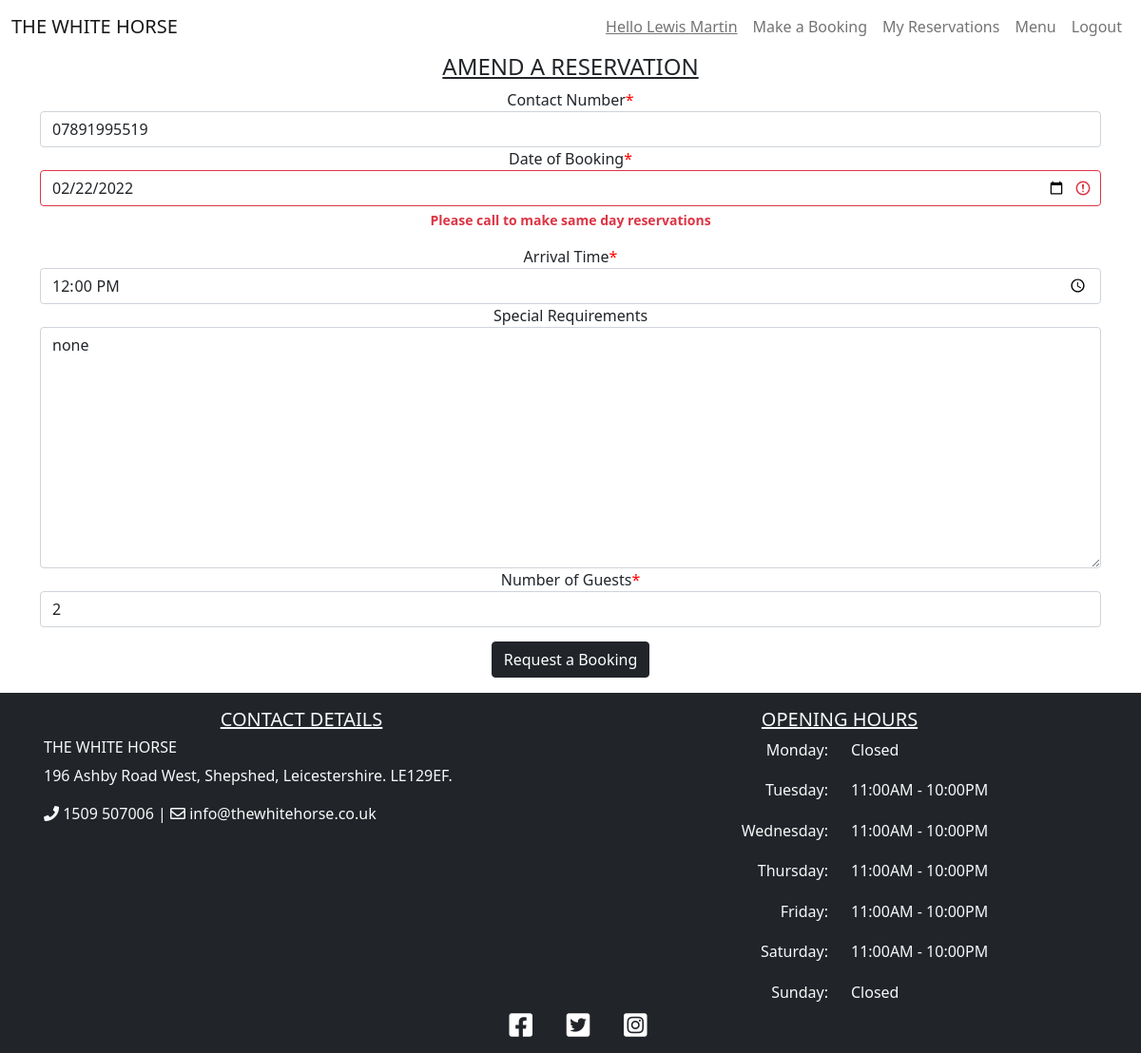
The page /amend/52 (signed in) on the database its author committed.
### booking/models.py (models this page shows, shortened)
class Booking(models.Model):
    user = models.ForeignKey(User, on_delete=models.CASCADE)
    lead = models.CharField(max_length=200, blank=False)
    email = models.CharField(max_length=200, blank=False)
    phoneNumberRegex = RegexValidator(regex=r'^\+?1?\d{9,15}$')
    mobile = models.CharField(
        validators=[phoneNumberRegex], max_length=16, blank=False
        )
    date = models.DateField(blank=False)
    time = models.TimeField(blank=False)
    notes = models.TextField(max_length=200)
    guests = models.PositiveIntegerField(blank=False)
    status = models.IntegerField(choices=STATUS, default=0)
    class Meta:
        ordering = ['-date']
        constraints = [
            models.UniqueConstraint(
                fields=['user', 'date', 'time'], name='unique_booking'
            ), ]

### booking/views.py (the view)
# urls.py: path('amend/<reservation_id>', views.amend_reservation, name='amend'),
def amend_reservation(request, reservation_id):
    if request.user.is_authenticated:
        reservation = get_object_or_404(Booking, id=reservation_id)
        current_user = request.user
        if current_user == reservation.user:
            context = {
                "mobile": reservation.mobile,
                "date": reservation.date,
                "time": reservation.time,
                "notes": reservation.notes,
                "guests": reservation.guests
            }
            if request.method == 'POST':
                booking_form = BookingForm(request.POST, instance=reservation)
                if booking_form.is_valid():
                    try:
                        booking_form.save()
                    except IntegrityError as error:
                        error = (
                            'You have already requested this reservation'
                        )
                        return render(request, 'amend_booking.html', {
                            "booking_form": BookingForm(request.POST),
                            'error': error,
                        })
                    return redirect(reverse("reservations"))
                else:
                    return render(request, 'amend_booking.html', {
                        "booking_form": BookingForm(request.POST)
                    })
            else:
                return render(request, 'amend_booking.html', {
                        "booking_form": BookingForm(context)
                    })
        else:
            return redirect(reverse("reservations"))
    else:
        return redirect(reverse("account_login"))

### booking/mapbox_context_processor.py (called while the page is built)
def mapbox_renderer(request):
    return {
       'mapbox_token': settings.MAPBOX_TOKEN
    }

### booking/validators.py (called while the page is built)
def validate_opening_hour(value):
    if not 11 <= int(value.hour) <= 21:
        raise ValidationError(
            'We only take reservations between 11AM & 9PM',
            params={'value': value},
        )

def validate_future_date(value):
    if value < datetime.date.today():
        raise ValidationError(
            'Please select a future date',
            params={'value': value},
        )
    elif value == datetime.date.today():
        raise ValidationError(
            'Please call to make same day reservations',
            params={'value': value},
        )

def validate_open_day(value):
    if value.weekday() == 0:
        raise ValidationError(
            'We are closed on a Monday, please choose a differant date',
            params={'value': value},
        )
    elif value.weekday() == 6:
        raise ValidationError(
            'We are closed on a Sunday, please choose a differant date',
            params={'value': value},
        )

def validate_guest_size(value):
    if value > 8:
        raise ValidationError(
            'For reservations of more than 8 guests, please call and arrange',
            params={'value': value},
        )
    elif value < 1:
        raise ValidationError(
            'Please state how many guests will be attending',
            params={'value': value},
        )

### templates/amend_booking.html (shortened to what this page needs)
{% extends "base.html" %}
{% block content %}
{% load crispy_forms_tags %}
<div class="container mb-3">
    <div class="row">
        <div class="col-lg-12 text-center">
            <h4 class="page-heading">Amend A Reservation</h4>
            <form method="POST">
                {{ booking_form | crispy }}
                <button type="submit" class="btn btn-dark">Request a Booking</button>
            </form>
        </div>
    </div>
</div>
{% endblock %}

### templates/base.html (shortened to what this page needs)
{% load static %}
<!DOCTYPE html>
<html lang="en">
<head>
    <link rel="stylesheet" href="https://cdnjs.cloudflare.com/ajax/libs/font-awesome/5.15.3/css/all.min.css">
    <link href="https://cdn.jsdelivr.net/npm/bootstrap@5.0.1/dist/css/bootstrap.min.css" rel="stylesheet"
>
    <link href='https://api.mapbox.com/mapbox-gl-js/v2.3.1/mapbox-gl.css' rel='stylesheet' />
    <link rel="stylesheet" href="{% static 'css/style.css' %}">
</head>
<body class="site">
    <header>
        <nav class="navbar sticky-top navbar-expand-lg navbar-light">
            <div class="container-fluid">
                <a class="navbar-brand text-uppercase" href="{% url 'index' %}">The White Horse</a>
                <div class="collapse navbar-collapse" id="navbarNav">
                    <ul class="navbar-nav ms-auto">
                        {% if user.is_authenticated %}
                        <li class="nav-item">
                            <a class="nav-link" href="{% url 'index' %}"><u>Hello {{ user.first_name }} {{ user.last_name }}</u></a>
                        </li>
                        <li class="nav-item">
                            <a class="nav-link" href="{% url 'booking' %}">Make a Booking</a>
                        </li>
                        <li class="nav-item">
                            <a class="nav-link" href="{% url 'reservations' %}">My Reservations</a>
                        </li>
                        {% else %}
                        <li class="nav-item">
                            <a class="nav-link" href="{% url 'account_signup' %}">Make a Booking</a>
                        </li>
                        {% endif %}
                        <li class="nav-item">
                            <a class="nav-link" href="#">Menu</a>
                        </li>
                        {% if user.is_authenticated %}
                        <li class="nav-item">
                            <a class="nav-link" href="{% url 'account_logout' %}">Logout</a>
                        </li>
                        {% endif %}
                    </ul>
                </div>
            </div>
        </nav>
    </header>
    <main class="site-content">
        {% block content %}
        {% endblock content %}
    </main>
    <footer class="footer bg-dark text-light text-lg-start text-center">
        <div class="container p-3">
            <div class="row">
                <div class="col-lg-6 col-md-12 mb-4 mb-md-0">
                    <h5 class="text-uppercase text-center"><u>Contact Details</u></h5>
                    <h6 class="text-uppercase">The White Horse</h6>
                    <p>
                        196 Ashby Road West, Shepshed, Leicestershire. LE129EF.
                    </p>
                    <p>
                        <i class="fas fa-phone"></i> 1509 507006 | <i class="far fa-envelope"></i> info@thewhitehorse.co.uk
                    </p>
                    <div class="row p-1">
                        <div id='map'></div>
                    </div>
                </div>
                <div class="col-lg-6 col-md-12 mb-4 mb-md-0">
                    <h5 class="text-uppercase text-center"><u>Opening Hours</u></h5>
                    <div class="row hours-outer">
                        <div class="col hours-inner">
                            <ul class="text-lg-end text-center list-unstyled">
                                <li>
                                    Monday:
                                </li>
                                <li>
                                    Tuesday:
                                </li>
                                <li>
                                    Wednesday:
                                </li>
                                <li>
                                    Thursday:
                                </li>
                                <li>
                                    Friday:
                                </li>
                                <li>
                                    Saturday:
                                </li>
                                <li>
                                    Sunday:
                                </li>
                            </ul>
                        </div>
                        <div class="col hours-inner">
                            <ul class="list-unstyled">
                                <li>
                                    Closed
                                </li>
                                <li>
                                    11:00AM - 10:00PM
                                </li>
                                <li>
                                    11:00AM - 10:00PM
                                </li>
                                <li>
                                    11:00AM - 10:00PM
                                </li>
                                <li>
                                    11:00AM - 10:00PM
                                </li>
                                <li>
                                    11:00AM - 10:00PM
                                </li>
                                <li>
                                    Closed
                                </li>
                            </ul>
                        </div>
                    </div>
                </div>
            </div>
        </div>
        <div class="text-center">
            <a href="https://en-gb.facebook.com/" target="_blank" rel="noopener" class="badge badge-light"
                aria-label="visit our Facebook page (opens in a new tab)"><i
                    class="fab fa-facebook-square ms-3 h3"></i></a>
            <a href="https://twitter.com/" target="_blank" rel="noopener" class="badge badge-light"
                aria-label="visit our Twitter page (opens in a new tab)"><i
                    class="fab fa-twitter-square ms-3 h3"></i></a>
            <a href="https://www.instagram.com/" target="_blank" rel="noopener" class="badge badge-light"
                aria-label="visit our Instagram page (opens in a new tab)"><i
                    class="fab fa-instagram-square ms-3 h3"></i></a>
        </div>
    </footer>
</body>
</html>

### static/css/style.css (style rules this page uses)
body { background-color: white; }
.page-heading { text-transform: uppercase; text-decoration: underline; }
header { background-color: white; }
.site { display: flex; min-height: 100vh; flex-direction: column; }
.site-content { flex: 1; width: 100%; height: 100%; }
#map { width: 100%; height: 150px; border-radius: 25px; }
.hours-outer { height: 100%; }
.hours-inner ul { height: 100%; display: flex; flex-direction: column; }
.hours-inner li { flex: 1; }
#div_id_guests { padding-bottom: 15px; }
.asteriskField { color: red; }

### rows shown on the page
Booking: mobile "07891995519", date "02/22/2022", time "12:00:00", notes "none", guests "2"

### other values the page prints
{{ user.first_name }} "Lewis"
{{ user.last_name }} "Martin"
